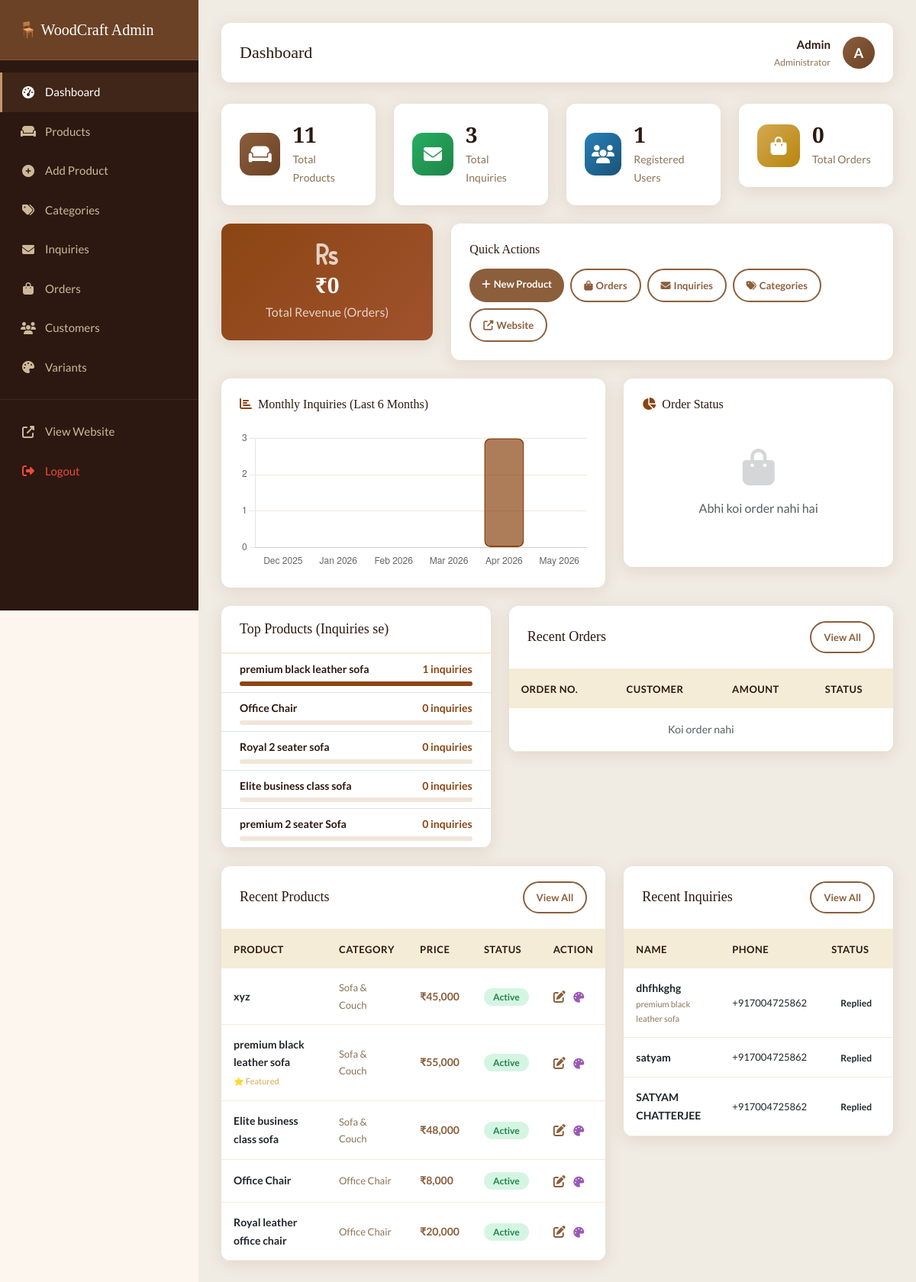
The app's page /furniture-website/admin/index.php (signed in) with its own data.
### tables this page shows
CREATE TABLE `products` (
  `id` int(11) NOT NULL,
  `category_id` int(11) NOT NULL,
  `name` varchar(200) NOT NULL,
  `slug` varchar(200) NOT NULL,
  `description` text DEFAULT NULL,
  `material` varchar(100) DEFAULT NULL,
  `price` decimal(10,2) DEFAULT NULL,
  `discount_price` decimal(10,2) DEFAULT NULL,
  `whatsapp_number` varchar(20) DEFAULT NULL,
  `is_featured` tinyint(1) DEFAULT 0,
  `is_active` tinyint(1) DEFAULT 1,
  `created_at` timestamp NOT NULL DEFAULT current_timestamp()
);

CREATE TABLE `categories` (
  `id` int(11) NOT NULL,
  `name` varchar(100) NOT NULL,
  `slug` varchar(100) NOT NULL,
  `description` text DEFAULT NULL,
  `image` varchar(255) DEFAULT NULL,
  `is_active` tinyint(1) DEFAULT 1,
  `created_at` timestamp NOT NULL DEFAULT current_timestamp()
);

CREATE TABLE `inquiries` (
  `id` int(11) NOT NULL,
  `product_id` int(11) DEFAULT NULL,
  `name` varchar(100) NOT NULL,
  `phone` varchar(20) NOT NULL,
  `email` varchar(100) DEFAULT NULL,
  `message` text DEFAULT NULL,
  `status` enum('new','seen','replied') DEFAULT 'new',
  `created_at` timestamp NOT NULL DEFAULT current_timestamp()
);

### Furniture-website/includes/db.php (called while the page is built, shortened)
<?php
function db_query($conn, $sql) {
    $result = mysqli_query($conn, $sql);
    return $result;
}
?>

### Furniture-website/admin/index.php (the view, shortened to what this page needs)
<?php
require_once '../includes/db.php';
require_once 'includes/admin-sidebar.php';
$total_products   = mysqli_fetch_assoc(db_query($conn, "SELECT COUNT(*) as c FROM products WHERE is_active = 1"))['c'];
$total_inquiries  = mysqli_fetch_assoc(db_query($conn, "SELECT COUNT(*) as c FROM inquiries"))['c'];
$total_users      = mysqli_fetch_assoc(db_query($conn, "SELECT COUNT(*) as c FROM users WHERE is_active = 1"))['c'];
$total_orders     = mysqli_fetch_assoc(db_query($conn, "SELECT COUNT(*) as c FROM orders"))['c'];
$total_revenue    = mysqli_fetch_assoc(db_query($conn, "SELECT COALESCE(SUM(total_amount),0) as r FROM orders WHERE status NOT IN ('cancelled')"))['r'];
$monthly_data = [];
for ($i = 5; $i >= 0; $i--) {
    $month = date('Y-m', strtotime("-$i months"));
    $label = date('M Y', strtotime("-$i months"));
    $count = mysqli_fetch_assoc(db_query($conn, "SELECT COUNT(*) as c FROM inquiries WHERE DATE_FORMAT(created_at,'%Y-%m')='$month'"))['c'];
    $monthly_data[] = ['label' => $label, 'count' => $count];
}
$order_statuses = [];
$statuses = ['pending','confirmed','processing','shipped','delivered','cancelled'];
foreach ($statuses as $st) {
    $order_statuses[$st] = mysqli_fetch_assoc(db_query($conn, "SELECT COUNT(*) as c FROM orders WHERE status='$st'"))['c'];
}
$top_products = mysqli_fetch_all(db_query($conn, "
    SELECT p.name, COUNT(i.id) as inquiry_count
    FROM products p
    LEFT JOIN inquiries i ON i.product_id = p.id
    WHERE p.is_active = 1
    GROUP BY p.id, p.name
    ORDER BY inquiry_count DESC
    LIMIT 5
"), MYSQLI_ASSOC);
$recent_products = mysqli_fetch_all(db_query($conn, "
    SELECT p.*, c.name as cat_name
    FROM products p JOIN categories c ON p.category_id = c.id
    ORDER BY p.created_at DESC LIMIT 5
"), MYSQLI_ASSOC);
$recent_inquiries = mysqli_fetch_all(db_query($conn, "
    SELECT i.*, p.name as product_name
    FROM inquiries i LEFT JOIN products p ON i.product_id = p.id
    ORDER BY i.created_at DESC LIMIT 5
"), MYSQLI_ASSOC);
$recent_orders = mysqli_fetch_all(db_query($conn, "
    SELECT * FROM orders ORDER BY created_at DESC LIMIT 5
"), MYSQLI_ASSOC);
?>
<div class="row g-4 mb-4">
    <div class="col-sm-6 col-xl-3">
        <div class="stat-card">
            <div class="stat-icon brown"><i class="fas fa-couch"></i></div>
            <div class="stat-info"><h3><?= $total_products ?></h3><p>Total Products</p></div>
        </div>
    </div>
    <div class="col-sm-6 col-xl-3">
        <div class="stat-card">
            <div class="stat-icon green"><i class="fas fa-envelope"></i></div>
            <div class="stat-info"><h3><?= $total_inquiries ?></h3>
                <p>Total Inquiries
                </p>
            </div>
        </div>
    </div>
    <div class="col-sm-6 col-xl-3">
        <div class="stat-card">
            <div class="stat-icon blue"><i class="fas fa-users"></i></div>
            <div class="stat-info"><h3><?= $total_users ?></h3><p>Registered Users</p></div>
        </div>
    </div>
    <div class="col-sm-6 col-xl-3">
        <div class="stat-card">
            <div class="stat-icon gold"><i class="fas fa-shopping-bag"></i></div>
            <div class="stat-info"><h3><?= $total_orders ?></h3>
                <p>Total Orders
                </p>
            </div>
        </div>
    </div>
</div>
<div class="row g-4 mb-4">
    <div class="col-md-4">
        <div class="admin-table-card p-4 text-center" style="background:linear-gradient(135deg,#8B4513,#A0522D);">
            <i class="fas fa-rupee-sign fa-2x text-white mb-2 opacity-75"></i>
            <h3 class="text-white fw-bold mb-1">₹<?= number_format($total_revenue, 0) ?></h3>
            <p class="text-white mb-0 opacity-75">Total Revenue (Orders)</p>
        </div>
    </div>
    <div class="col-md-8">
        <div class="admin-table-card p-4">
            <h6 class="mb-3" style="font-family:'Playfair Display',serif;">Quick Actions</h6>
            <div class="d-flex gap-2 flex-wrap">
                <a href="product-add.php" class="btn-primary-wood" style="font-size:13px;padding:9px 16px;">
                    <i class="fas fa-plus me-1"></i>New Product</a>
                <a href="orders.php" class="btn-outline-wood" style="font-size:13px;padding:9px 16px;">
                    <i class="fas fa-shopping-bag me-1"></i>Orders
                </a>
                <a href="inquiries.php" class="btn-outline-wood" style="font-size:13px;padding:9px 16px;">
                    <i class="fas fa-envelope me-1"></i>Inquiries
                </a>
                <a href="categories.php" class="btn-outline-wood" style="font-size:13px;padding:9px 16px;">
                    <i class="fas fa-tags me-1"></i>Categories</a>
                <a href="../index.php" target="_blank" class="btn-outline-wood" style="font-size:13px;padding:9px 16px;">
                    <i class="fas fa-external-link-alt me-1"></i>Website</a>
            </div>
        </div>
    </div>
</div>
<div class="row g-4 mb-4">
    <div class="col-lg-7">
        <div class="admin-table-card p-4">
            <h6 class="mb-4" style="font-family:'Playfair Display',serif;">
                <i class="fas fa-chart-bar me-2" style="color:#8B4513;"></i>Monthly Inquiries (Last 6 Months)
            </h6>
            <canvas id="inquiryChart" height="120"></canvas>
        </div>
    </div>
    <div class="col-lg-5">
        <div class="admin-table-card p-4">
            <h6 class="mb-4" style="font-family:'Playfair Display',serif;">
                <i class="fas fa-chart-pie me-2" style="color:#8B4513;"></i>Order Status
            </h6>
            <?php if ($total_orders > 0): ?>
            <canvas id="orderChart" height="160"></canvas>
            <?php else: ?>
            <div class="text-center py-4 text-muted">
                <i class="fas fa-shopping-bag fa-3x mb-3 opacity-25"></i>
                <p>Abhi koi order nahi hai</p>
            </div>
            <?php endif; ?>
        </div>
    </div>
</div>
<div class="row g-4 mb-4">
    <div class="col-lg-5">
        <div class="admin-table-card">
            <div class="table-header">
                <h5>Top Products (Inquiries se)</h5>
            </div>
            <?php foreach ($top_products as $i => $tp):
                $bar_pct = $top_products[0]['inquiry_count'] > 0
                    ? round(($tp['inquiry_count'] / $top_products[0]['inquiry_count']) * 100) : 0;
            ?>
            <div class="px-4 py-2 border-bottom">
                <div class="d-flex justify-content-between mb-1">
                    <small class="fw-semibold"><?= htmlspecialchars($tp['name']) ?></small>
                    <small style="color:#8B4513; font-weight:700;"><?= $tp['inquiry_count'] ?> inquiries</small>
                </div>
                <div style="height:6px; background:#f0e6da; border-radius:3px;">
                    <div style="height:100%; width:<?= $bar_pct ?>%; background:#8B4513; border-radius:3px;"></div>
                </div>
            </div>
            <?php endforeach; ?>
        </div>
    </div>
    <div class="col-lg-7">
        <div class="admin-table-card">
            <div class="table-header">
                <h5>Recent Orders</h5>
                <a href="orders.php" class="btn-outline-wood" style="padding:8px 16px;font-size:13px;">View All</a>
            </div>
            <div class="table-responsive">
                <table class="table admin-table mb-0">
                    <thead>
                        <tr><th>Order No.</th><th>Customer</th><th>Amount</th><th>Status</th></tr>
                    </thead>
                    <tbody>
                        <?php if (empty($recent_orders)): ?>
                        <tr><td colspan="4" class="text-center py-3 text-muted">Koi order nahi</td></tr>
                        <?php endif; ?>
                    </tbody>
                </table>
            </div>
        </div>
    </div>
</div>
<div class="row g-4">
    <div class="col-lg-7">
        <div class="admin-table-card">
            <div class="table-header">
                <h5>Recent Products</h5>
                <a href="products.php" class="btn-outline-wood" style="padding:8px 16px;font-size:13px;">View All</a>
            </div>
            <div class="table-responsive">
                <table class="table">
                    <thead><tr><th>Product</th><th>Category</th><th>Price</th><th>Status</th><th>Action</th></tr></thead>
                    <tbody>
                        <?php if(empty($recent_products)): ?>
                        <tr><td colspan="5" class="text-center text-muted py-4">Koi product nahi</td></tr>
                        <?php else: ?>
                        <?php foreach($recent_products as $p): ?>
                        <tr>
                            <td>
                                <div style="font-weight:600;font-size:14px;"><?= htmlspecialchars($p['name']) ?></div>
                                <?php if($p['is_featured']): ?><span style="font-size:11px;color:var(--accent);">⭐ Featured</span><?php endif; ?>
                            </td>
                            <td style="font-size:13px;color:var(--text-muted);"><?= htmlspecialchars($p['cat_name']) ?></td>
                            <td style="font-weight:600;color:var(--primary);">₹<?= number_format($p['discount_price'] ?: $p['price'],0,'.', ',') ?></td>
                            <td><span class="status-badge status-<?= $p['is_active'] ? 'active' : 'inactive' ?>"><?= $p['is_active'] ? 'Active' : 'Hidden' ?></span></td>
                            <td>
                                <a href="product-edit.php?id=<?= $p['id'] ?>" style="color:var(--primary);font-size:16px;margin-right:8px;"><i class="fas fa-edit"></i></a>
                                <a href="product-variants.php?product_id=<?= $p['id'] ?>" style="color:#9B59B6;font-size:14px;" title="Variants"><i class="fas fa-palette"></i></a>
                            </td>
                        </tr>
                        <?php endforeach; ?>
                        <?php endif; ?>
                    </tbody>
                </table>
            </div>
        </div>
    </div>
    <div class="col-lg-5">
        <div class="admin-table-card">
            <div class="table-header">
                <h5>Recent Inquiries</h5>
                <a href="inquiries.php" class="btn-outline-wood" style="padding:8px 16px;font-size:13px;">View All</a>
            </div>
            <div class="table-responsive">
                <table class="table">
                    <thead><tr><th>Name</th><th>Phone</th><th>Status</th></tr></thead>
                    <tbody>
                        <?php if(empty($recent_inquiries)): ?>
                        <tr><td colspan="3" class="text-center text-muted py-4">Koi inquiry nahi</td></tr>
                        <?php else: ?>
                        <?php foreach($recent_inquiries as $inq): ?>
                        <tr>
                            <td>
                                <div style="font-weight:600;font-size:14px;"><?= htmlspecialchars($inq['name']) ?></div>
                                <?php if($inq['product_name']): ?><div style="font-size:11px;color:var(--text-muted);"><?= htmlspecialchars($inq['product_name']) ?></div><?php endif; ?>
                            </td>
                            <td style="font-size:13px;"><?= htmlspecialchars($inq['phone']) ?></td>
                            <td><span class="status-badge status-<?= $inq['status'] ?>"><?= ucfirst($inq['status']) ?></span></td>
                        </tr>
                        <?php endforeach; ?>
                        <?php endif; ?>
                    </tbody>
                </table>
            </div>
        </div>
    </div>
</div>
<script>
// Monthly Inquiries Bar Chart
const mLabels = <?= json_encode(array_column($monthly_data, 'label')) ?>;
const mData   = <?= json_encode(array_column($monthly_data, 'count')) ?>;
new Chart(document.getElementById('inquiryChart'), {
    type: 'bar',
    data: {
        labels: mLabels,
        datasets: [{
            label: 'Inquiries',
            data: mData,
            backgroundColor: 'rgba(139,69,19,0.7)',
            borderColor: '#8B4513',
            borderWidth: 2,
            borderRadius: 8,
            borderSkipped: false,
        }]
    },
    options: {
        responsive: true,
        plugins: { legend: { display: false } },
        scales: {
            y: { beginAtZero: true, ticks: { stepSize: 1 }, grid: { color: '#f0e6da' } },
            x: { grid: { display: false } }
        }
    }
});
// Orders Doughnut Chart
<?php if ($total_orders > 0): ?>
const oLabels = ['Pending','Confirmed','Processing','Shipped','Delivered','Cancelled'];
const oData   = <?= json_encode(array_values($order_statuses)) ?>;
const oColors = ['#FFA500','#3498DB','#9B59B6','#1ABC9C','#27AE60','#E74C3C'];
new Chart(document.getElementById('orderChart'), {
    type: 'doughnut',
    data: {
        labels: oLabels,
        datasets: [{ data: oData, backgroundColor: oColors, borderWidth: 2, borderColor: '#fff' }]
    },
    options: {
        responsive: true,
        cutout: '65%',
        plugins: {
            legend: { position: 'right', labels: { font: { size: 12 }, padding: 12 } }
        }
    }
});
<?php endif; ?>
</script>
<?php require_once 'includes/admin-footer.php'; ?>

### records on screen
products: name "xyz", category.name "Sofa & Couch", discount_price "45,000", is_active "Active"
products: name "premium black leather sofa", is_featured "⭐ Featured", category.name "Sofa & Couch", discount_price "55,000", is_active "Active"
products: name "Elite business class sofa", category.name "Sofa & Couch", discount_price "48,000", is_active "Active"
products: name "Office Chair", category.name "Office Chair", discount_price "8,000", is_active "Active"
products: name "Royal leather office chair", category.name "Office Chair", discount_price "20,000", is_active "Active"
inquiries: name "dhfhkghg", product.name "premium black leather sofa", phone "+917004725862", status "Replied"
inquiries: name "satyam", phone "+917004725862", status "Replied"
inquiries: name "SATYAM CHATTERJEE", phone "+917004725862", status "Replied"

### other values on screen
$page_title "Dashboard"
$_SESSION['admin_name'] "Admin"
substr($_SESSION['admin_name'] ?? 'A', 0, 1) "A"
$total_products "11"
$total_inquiries "3"
$total_users "1"
$total_orders "0"
$total_revenue "0"
$tp['name'] "premium black leather sofa"
$tp['inquiry_count'] "1"
$tp['name'] "Office Chair"
$tp['inquiry_count'] "0"
$tp['name'] "Royal 2 seater sofa"
$tp['name'] "Elite business class sofa"
$tp['name'] "premium 2 seater Sofa"
